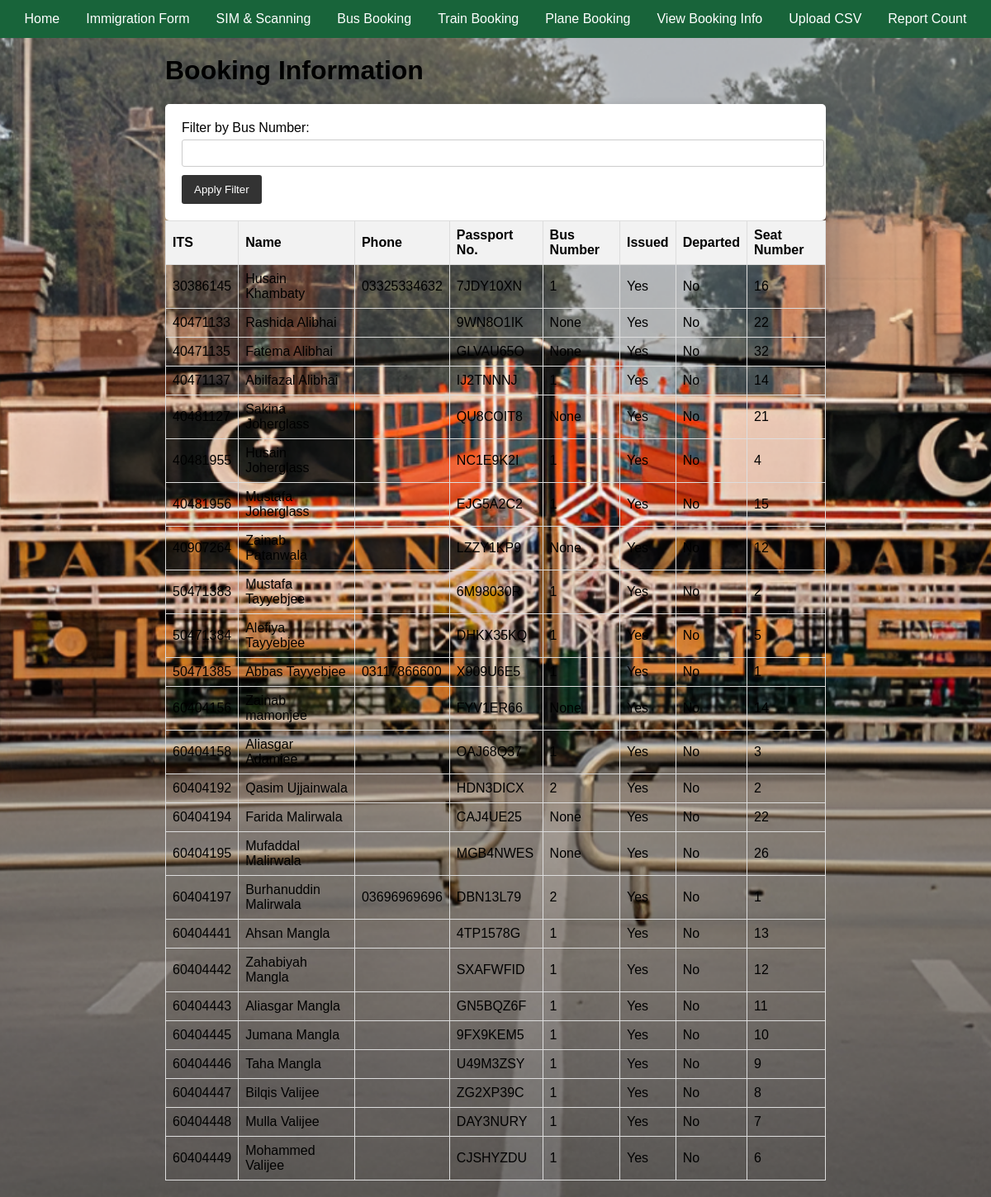
Screenshot of /view-booking-info/ with the database file from the repository.
### database.py (models this page shows, shortened)
class BookingInfo(Base):
    __tablename__ = "booking_info"
    Mode = Column(Integer, index=True)
    ITS = Column(Integer, ForeignKey('master.ITS'), primary_key=True, index=True)
    Issued = Column(Boolean)
    Departed = Column(Boolean)
    Self_Issued = Column(Boolean, default=False)
    seat_number = Column(Integer)
    bus_number = Column(Integer)
    train_id = Column(Integer, ForeignKey("train.id"), nullable=True)
    plane_id = Column(Integer, ForeignKey("plane.plane_id"), nullable=True)
    coach_number = Column(String)
    cabin_number = Column(String)

class Master(Base):
    __tablename__ = "master"
    ITS = Column(Integer, primary_key=True, index=True)
    first_name = Column(String)
    middle_name = Column(String)
    last_name = Column(String)
    DOB = Column(Date)
    passport_No = Column(String, unique=True)
    passport_Expiry = Column(Date)
    Visa_No = Column(String, unique=True)
    Mode_of_Transport = Column(String)
    phone = Column(String, nullable=True)
    arrived = Column(Boolean, default=False)
    timestamp = Column(DateTime, default=func.now())

### main.py (the view)
@app.get("/view-booking-info/", response_class=HTMLResponse)
async def view_booking_info(request: Request, bus_number: Optional[int] = Query(None), db: Session = Depends(get_db)):
    if bus_number:
        booking_info = db.query(BookingInfo, Master).join(Master).filter(BookingInfo.bus_number == bus_number).all()
    else:
        booking_info = db.query(BookingInfo, Master).join(Master).all()
    return templates.TemplateResponse("view_booking_info.html", {"request": request, "booking_info": booking_info})

### templates/view_booking_info.html
{% extends "base.html" %}
{% block content %}
<h1>Booking Information</h1>
<form method="get" action="/view-booking-info/">
    <label for="bus_number">Filter by Bus Number:</label>
    <input type="number" id="bus_number" name="bus_number">
    <button type="submit">Apply Filter</button>
</form>
<table>
    <thead>
        <tr>
            <th>ITS</th>
            <th>Name</th>
            <th>Phone</th>
            <th>Passport No.</th>
            <th>Bus Number</th>
            <th>Issued</th>
            <th>Departed</th>
            <th>Seat Number</th>
        </tr>
    </thead>
    <tbody>
        {% for booking, master in booking_info |sort(attribute='seat_number') %}
        <tr>
            <td>{{ booking.ITS }}</td>
            <td>{{ master.first_name }} {{ master.last_name }}</td>
            <td>{{ master.phone }}</td>
            <td>{{ master.passport_No }}</td>
            <td>{{ booking.bus_number }}</td>
            <td>{{ "Yes" if booking.Issued else "No" }}</td>
            <td>{{ "Yes" if booking.Departed else "No" }}</td>
            <td>{{ booking.seat_number }}</td>
        </tr>
        {% endfor %}
    </tbody>
</table>
{% endblock %}

### static/styles.css (style rules this page uses)
body { margin: 0; padding: 0; font-family: 'Poppins', sans-serif; background: url('Login Page bg.png') no-repeat center center fixed; background-size: cover; }
form { background-color: #fff; padding: 20px; border-radius: 5px; box-shadow: 0 0 10px rgba(0, 0, 0, 0.1); }
form label { display: block; margin-bottom: 5px; }
form input, form select { width: 100%; padding: 8px; margin-bottom: 10px; border: 1px solid #ccc; border-radius: 3px; }
form button { background-color: #333; color: #fff; padding: 10px 15px; border: none; border-radius: 3px; cursor: pointer; transition: background-color 0.3s; }
table { width: 100%; border-collapse: collapse; margin-bottom: 20px; }
table, th, td { border: 1px solid #ddd; }
th, td { padding: 8px; text-align: left; }
th { background-color: #f2f2f2; }

### rows the page displays
BookingInfo: ITS "30386145", first_name "Husain", last_name "Khambaty", phone "03325334632", passport_No "7JDY10XN", bus_number "1", Issued "Yes", Departed "No", seat_number "16"
BookingInfo: ITS "40471133", first_name "Rashida", last_name "Alibhai", passport_No "9WN8O1IK", bus_number "None", Issued "Yes", Departed "No", seat_number "22"
BookingInfo: ITS "40471135", first_name "Fatema", last_name "Alibhai", passport_No "GLVAU65O", bus_number "None", Issued "Yes", Departed "No", seat_number "32"
BookingInfo: ITS "40471137", first_name "Abilfazal", last_name "Alibhai", passport_No "IJ2TNNNJ", bus_number "1", Issued "Yes", Departed "No", seat_number "14"
BookingInfo: ITS "40481127", first_name "Sakina", last_name "Joherglass", passport_No "QU8COIT8", bus_number "None", Issued "Yes", Departed "No", seat_number "21"
BookingInfo: ITS "40481955", first_name "Husain", last_name "Joherglass", passport_No "NC1E9K2I", bus_number "1", Issued "Yes", Departed "No", seat_number "4"
BookingInfo: ITS "40481956", first_name "Mustafa", last_name "Joherglass", passport_No "EJG5A2C2", bus_number "1", Issued "Yes", Departed "No", seat_number "15"
BookingInfo: ITS "40907264", first_name "Zainab", last_name "Patanwala", passport_No "LZZY1KP9", bus_number "None", Issued "Yes", Departed "No", seat_number "12"
BookingInfo: ITS "50471383", first_name "Mustafa", last_name "Tayyebjee", passport_No "6M98030R", bus_number "1", Issued "Yes", Departed "No", seat_number "2"
BookingInfo: ITS "50471384", first_name "Alefiya", last_name "Tayyebjee", passport_No "DHKX35KQ", bus_number "1", Issued "Yes", Departed "No", seat_number "5"
BookingInfo: ITS "50471385", first_name "Abbas", last_name "Tayyebjee", phone "03117866600", passport_No "X909U6E5", Issued "Yes", Departed "No", seat_number "1"
BookingInfo: ITS "60404156", first_name "Zainab", last_name "mamonjee", passport_No "FYV1ER66", bus_number "None", Issued "Yes", Departed "No", seat_number "14"
BookingInfo: ITS "60404158", first_name "Aliasgar", last_name "Adamjee", passport_No "OAJ68Q37", bus_number "1", Issued "Yes", Departed "No", seat_number "3"
BookingInfo: ITS "60404192", first_name "Qasim", last_name "Ujjainwala", passport_No "HDN3DICX", bus_number "2", Issued "Yes", Departed "No", seat_number "2"
BookingInfo: ITS "60404194", first_name "Farida", last_name "Malirwala", passport_No "CAJ4UE25", bus_number "None", Issued "Yes", Departed "No", seat_number "22"
BookingInfo: ITS "60404195", first_name "Mufaddal", last_name "Malirwala", passport_No "MGB4NWES", bus_number "None", Issued "Yes", Departed "No", seat_number "26"
BookingInfo: ITS "60404197", first_name "Burhanuddin", last_name "Malirwala", phone "03696969696", passport_No "DBN13L79", bus_number "2", Issued "Yes", Departed "No", seat_number "1"
BookingInfo: ITS "60404441", first_name "Ahsan", last_name "Mangla", passport_No "4TP1578G", bus_number "1", Issued "Yes", Departed "No", seat_number "13"
BookingInfo: ITS "60404442", first_name "Zahabiyah", last_name "Mangla", passport_No "SXAFWFID", bus_number "1", Issued "Yes", Departed "No", seat_number "12"
BookingInfo: ITS "60404443", first_name "Aliasgar", last_name "Mangla", passport_No "GN5BQZ6F", bus_number "1", Issued "Yes", Departed "No", seat_number "11"
BookingInfo: ITS "60404445", first_name "Jumana", last_name "Mangla", passport_No "9FX9KEM5", bus_number "1", Issued "Yes", Departed "No", seat_number "10"
BookingInfo: ITS "60404446", first_name "Taha", last_name "Mangla", passport_No "U49M3ZSY", bus_number "1", Issued "Yes", Departed "No", seat_number "9"
BookingInfo: ITS "60404447", first_name "Bilqis", last_name "Valijee", passport_No "ZG2XP39C", bus_number "1", Issued "Yes", Departed "No", seat_number "8"
BookingInfo: ITS "60404448", first_name "Mulla", last_name "Valijee", passport_No "DAY3NURY", bus_number "1", Issued "Yes", Departed "No", seat_number "7"
BookingInfo: ITS "60404449", first_name "Mohammed", last_name "Valijee", passport_No "CJSHYZDU", bus_number "1", Issued "Yes", Departed "No", seat_number "6"
